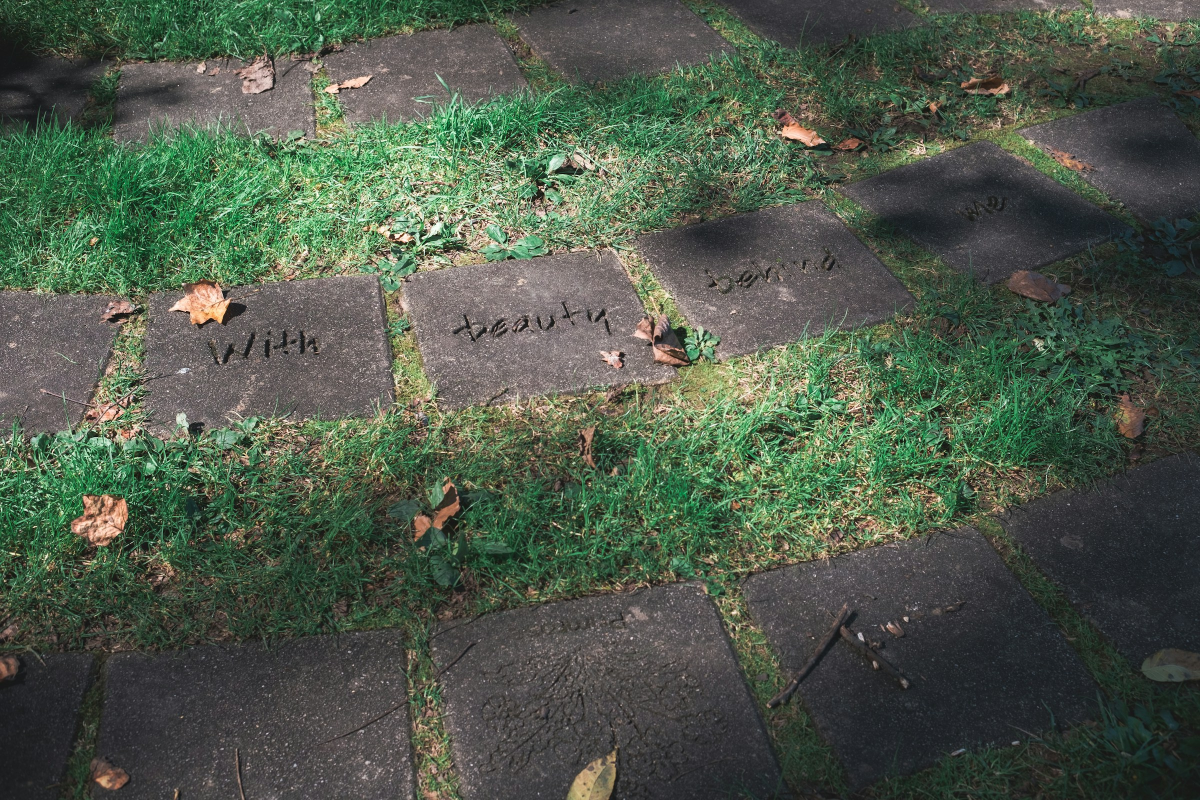
#> input picture assets/img/services.jpg, 2400 x 1600 px (shown at 1/2 size)
$ python ground.py
#> lines starting #> are read from the running program, lines starting #| are printed output that depends on the picture; after the words box and inside, x2 and y2 are one past the last pixel; in counts of white or black regions, pixels touching at a corner belong together
"""Seamless diamond checker tile (stone slabs + lawn) for the services ground plane.

Stone and grass textures are sampled from the Unsplash stone-path photo (assets/img/services.jpg)."""
import os
import numpy as np
import cv2
from PIL import Image

ROOT = os.path.dirname(os.path.dirname(os.path.abspath(__file__)))
IMG = os.path.join(ROOT, "assets", "img")
S = 600

photo = np.asarray(Image.open(os.path.join(IMG, "services.jpg")).convert("RGB")).astype(np.float32)  # PIL: unicode-safe paths
h, w = photo.shape[:2]
#> h = 1600; w = 2400
hsv = cv2.cvtColor(photo.astype(np.uint8), cv2.COLOR_RGB2HSV)
#> hsv: shape (1600, 2400, 3); mean H, S, V 61.1, 61.5, 92.7
green = (hsv[..., 0] > 28) & (hsv[..., 0] < 75) & (hsv[..., 1] > 70)
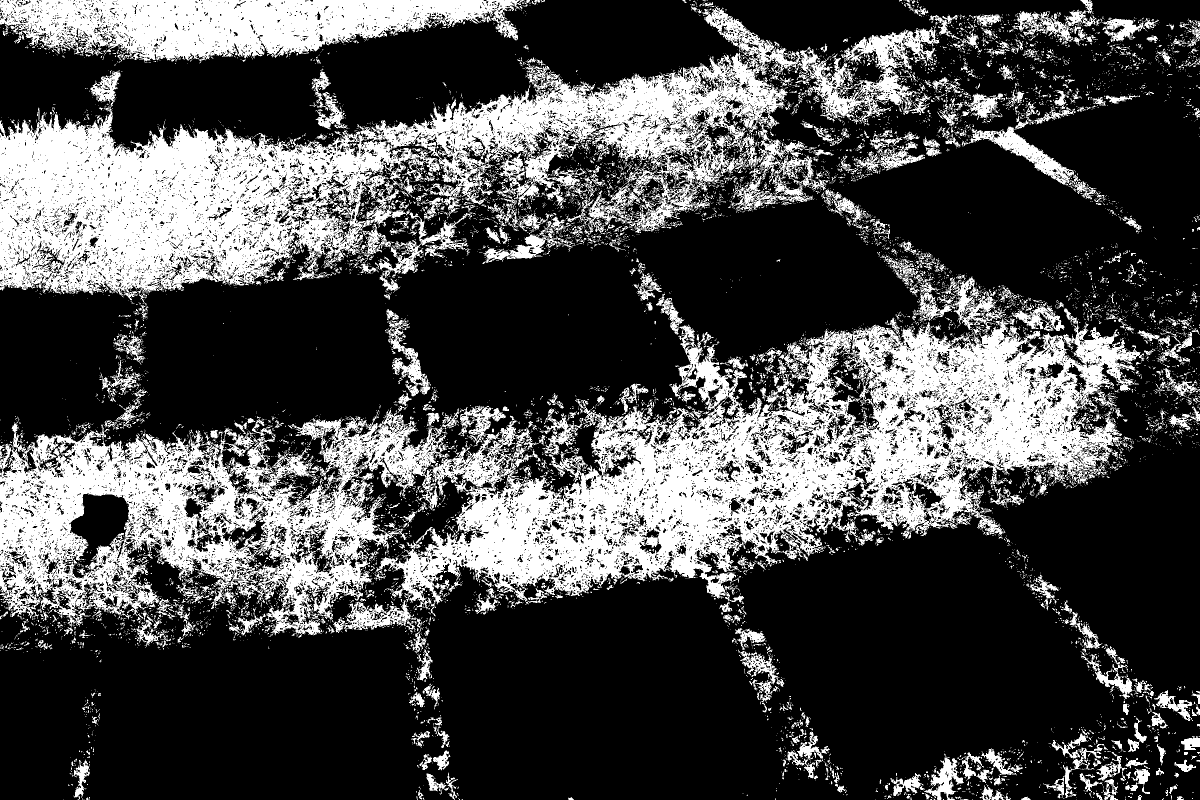
#> green: shape (1600, 2400) bool (shown at 1/2 size); 29.2% white; 10541 white regions (9577 under 20 px), largest, box (x1, y1, x2, y2) and area: (0, 587, 2289, 1275) 517252, (0, 14, 1879, 601) 330558, (0, 0, 1051, 127) 82156

def tile_from(mask, want, seed):
    """Pick the S×S window richest in `mask` and return it as texture."""
#> called with want = False, seed = 1
    rng = np.random.default_rng(seed)
    best, best_score = None, -1
    for _ in range(400):
        x, y = rng.integers(0, w - S), rng.integers(0, h - S)
        score = mask[y:y + S, x:x + S].mean() if want else 1 - mask[y:y + S, x:x + S].mean()
        if score > best_score:
            best, best_score = (x, y), score
#> this loop made 400 passes
#> (score, best, best_score) on passes 1, 2, 4, 70, 234: (0.641, (851, 511), 0.641), (0.801, (1359, 950), 0.801), (0.845, (1481, 948), 0.845), (0.904, (1758, 963), 0.904), (0.906, (1798, 957), 0.906)
#> score on passes 3, 5, 6, 7, 8, 9: 0.553, 0.707, 0.548, 0.624, 0.726, 0.545
#> after the loop, best_score = 0.906
    x, y = best
    return photo[y:y + S, x:x + S].copy(), best_score

stone, _ = tile_from(green, False, 1)
#> stone: shape (600, 600, 3) float32; mean H, S, V 44.5, 49.8, 48.3
grass, _ = tile_from(green, True, 2)
#> the loop in tile_from (call 2), `for _ in range(400):` made 400 passes
#> (score, best, best_score) on passes 1, 2, 13, 14, 38, 47, 65, 85: (0.323, (1507, 261), 0.323), (0.401, (196, 298), 0.401), (0.431, (1348, 432), 0.431), (0.469, (1221, 669), 0.469), (0.482, (1412, 593), 0.482), (0.485, (1384, 522), 0.485), (0.537, (172, 19), 0.537), (0.556, (152, 12), 0.556)
#> score on passes 3 to 8: 0.382, 0.304, 0.364, 0.395, 0.232, 0.19
#> grass: shape (600, 600, 3) float32; mean H, S, V 91.5, 120.1, 89.9

# normalise: stone -> cool grey with its own grain, grass -> even green with its own blades
def regrade(tex, target, keep=0.85):
#> called with target = (112, 110, 104), keep = 0.9
    g = cv2.GaussianBlur(tex, (0, 0), 25)
#> g: shape (600, 600, 3) float32; mean H, S, V 44.5, 49.8, 48.3
    detail = tex - g
#> detail: shape (600, 600, 3) float32; mean H, S, V 0, 0, 0
    return np.clip(np.array(target, np.float32) + detail * keep, 0, 255)
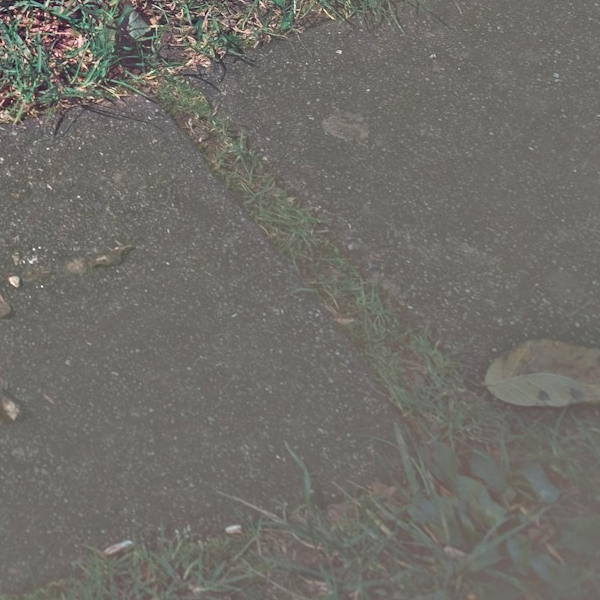
#> returned value: shape (600, 600, 3) float32; mean of channels 0, 1, 2 112, 110, 104; drawn as R, G, B

stone = regrade(stone, (112, 110, 104), 0.9)
grass = regrade(grass, (60, 82, 42), 1.1)
#> call 2 of regrade, with target = (60, 82, 42), keep = 1.1
#> in regrade (call 2), `g = cv2.GaussianBlur(tex, (0, 0), 25)`: g: shape (600, 600, 3) float32; mean H, S, V 91.5, 120.1, 89.9
#> in regrade (call 2), `detail = tex - g`: detail: shape (600, 600, 3) float32; mean H, S, V 0, 0, 0
#> in regrade (call 2), `return np.clip(np.array(target, np.float32) + detail * keep, 0, 255)`:
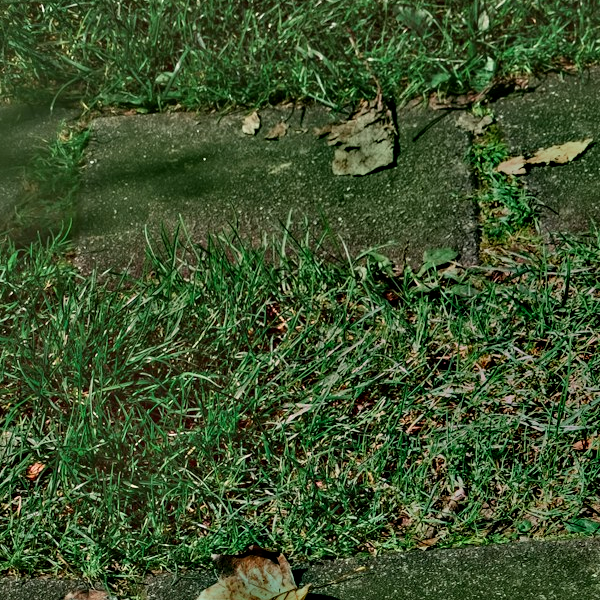
#> returned value: shape (600, 600, 3) float32; mean of channels 0, 1, 2 61.6, 82.7, 45.4; drawn as R, G, B

yy, xx = np.mgrid[:S, :S].astype(np.float32)
c = S / 2
d = np.abs(xx - c) + np.abs(yy - c)            # diamond distance
edge = c - 16                                    # lawn joint
mask = np.clip((edge - d) / 3.0, 0, 1)[..., None]
bevel = np.clip((edge - d) / 22.0, 0, 1)[..., None]
stone_lit = stone * (0.72 + 0.28 * bevel)
#> stone_lit: shape (600, 600, 3) float32; mean H, S, V 93.6, 91.9, 86.9
out = grass * (1 - mask) + stone_lit * mask
#> out: shape (600, 600, 3) float32; mean H, S, V 83, 93.8, 70.3
# soft contact shadow on the lawn next to each slab
shadow = np.clip(1 - np.abs(d - edge - 6) / 14.0, 0, 1)[..., None] * (1 - mask)
out *= 1 - 0.35 * shadow
#> out: shape (600, 600, 3) float32; mean H, S, V 82.1, 92.6, 69.7

Image.fromarray(out.astype(np.uint8)).save(os.path.join(IMG, "ground.jpg"), quality=84)
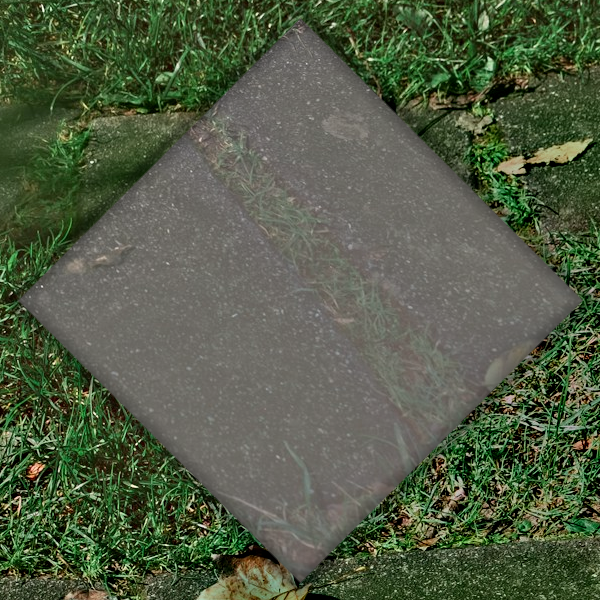
#> saved as ground.jpg: PIL image 600x600 RGB; mean R, G, B 81.6, 92.1, 69.2
print("ground.jpg", out.shape)
#| ground.jpg (600, 600, 3)

$ run again, with assets/img/blog-1.jpg copied over assets/img/services.jpg
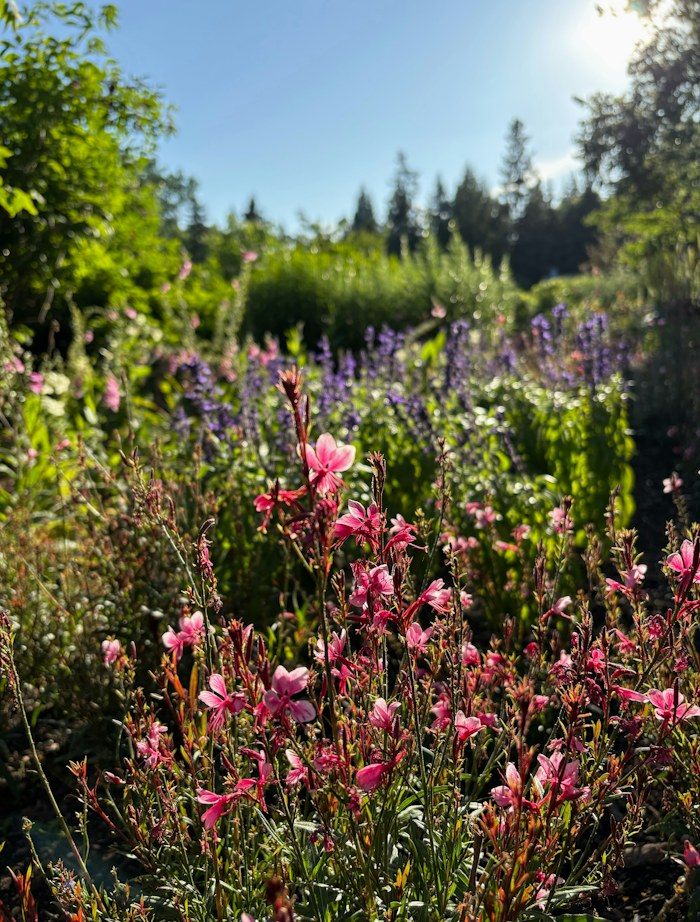
#> input picture assets/img/blog-1.jpg, 700 x 922 px
#> hsv: shape (922, 700, 3); mean H, S, V 54.5, 131.4, 113.1
#> `green = (hsv[..., 0] > 28) & (hsv[..., 0] < 75) & (hsv[..., 1] > 70)`:
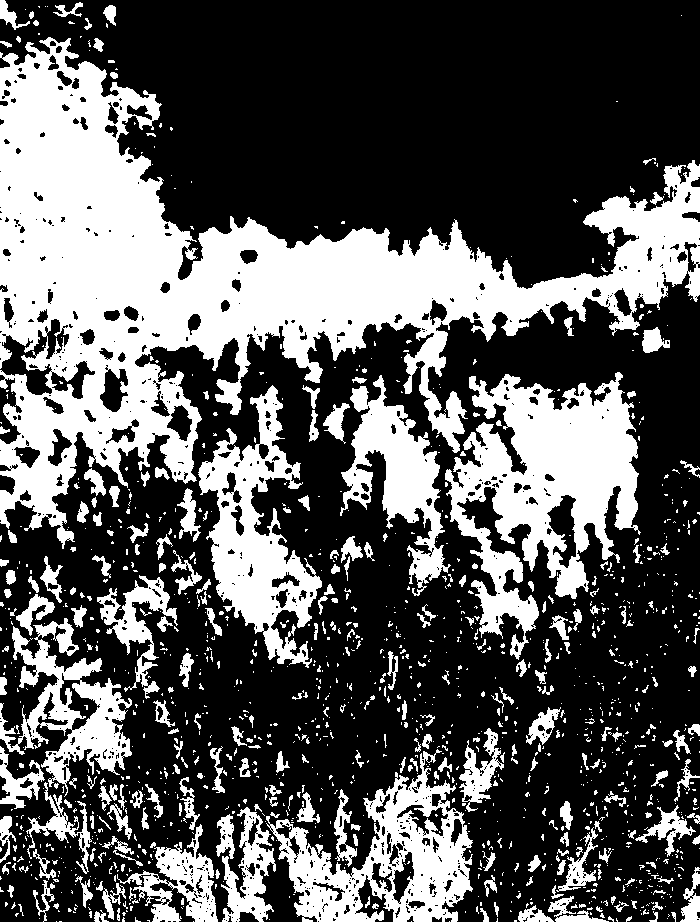
#> green: shape (922, 700) bool; 34.6% white; 1366 white regions (1089 under 20 px), largest, box (x1, y1, x2, y2) and area: (0, 37, 700, 549) 108210, (445, 372, 641, 660) 26527, (266, 749, 473, 922) 14026
#> the loop in tile_from, `for _ in range(400):` made 400 passes
#> (score, best, best_score) on passes 1, 2, 4, 70, 162: (0.587, (47, 164), 0.587), (0.651, (75, 306), 0.651), (0.654, (82, 305), 0.654), (0.664, (97, 310), 0.664), (0.666, (97, 313), 0.666)
#> after the loop in tile_from, `for _ in range(400):`: best_score = 0.666
#> stone: shape (600, 600, 3) float32; mean H, S, V 86.9, 70.8, 46.7
#> the loop in tile_from (call 2), `for _ in range(400):` made 400 passes
#> (score, best, best_score) on passes 1, 2, 20, 48, 86, 104: (0.378, (83, 84), 0.378), (0.429, (10, 96), 0.429), (0.43, (3, 60), 0.43), (0.431, (5, 69), 0.431), (0.431, (3, 95), 0.431), (0.433, (0, 91), 0.433)
#> grass: shape (600, 600, 3) float32; mean H, S, V 104.3, 104.4, 73.8
#> g: shape (600, 600, 3) float32; mean H, S, V 87, 70.8, 46.8
#> detail: shape (600, 600, 3) float32; mean H, S, V 0, 0, 0
#> g: shape (600, 600, 3) float32; mean H, S, V 104.3, 104.4, 73.8
#> detail: shape (600, 600, 3) float32; mean H, S, V 0, 0, 0
#> stone_lit: shape (600, 600, 3) float32; mean H, S, V 93.7, 92, 87
#> `Image.fromarray(out.astype(np.uint8)).save(os.path.join(IMG, "ground.j..`:
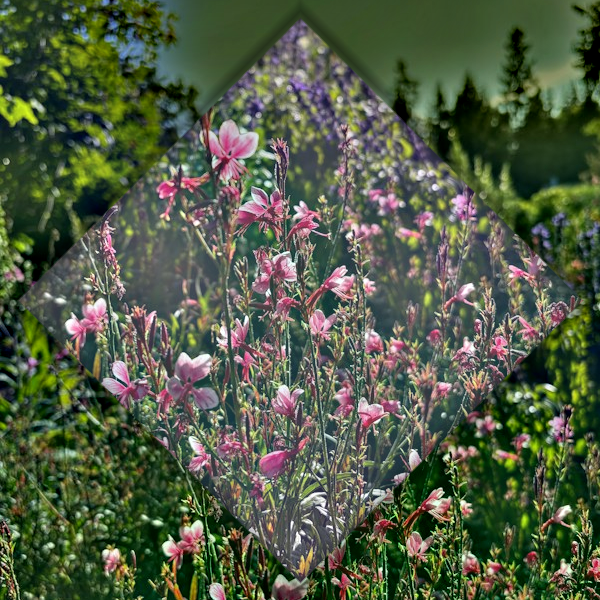
#> saved as ground.jpg: PIL image 600x600 RGB; mean R, G, B 81.6, 91.7, 68.4
#| ground.jpg (600, 600, 3)

$ run again, with assets/img/blog-2.jpg copied over assets/img/services.jpg
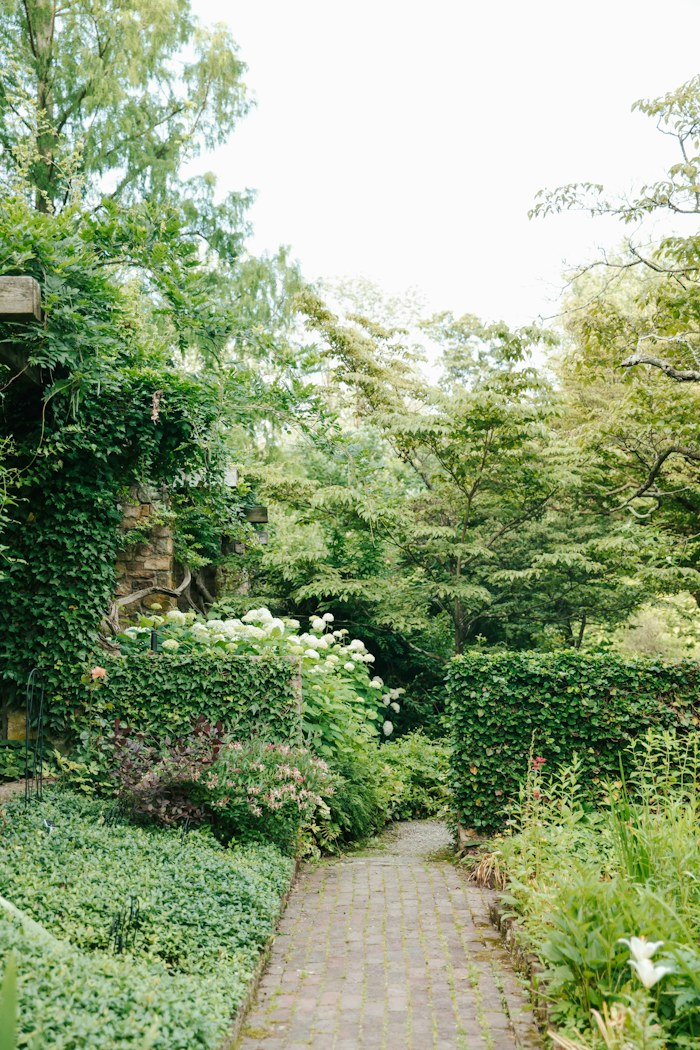
#> input picture assets/img/blog-2.jpg, 700 x 1050 px
#> hsv: shape (1050, 700, 3); mean H, S, V 39.3, 87.7, 161.7
#> `green = (hsv[..., 0] > 28) & (hsv[..., 0] < 75) & (hsv[..., 1] > 70)`:
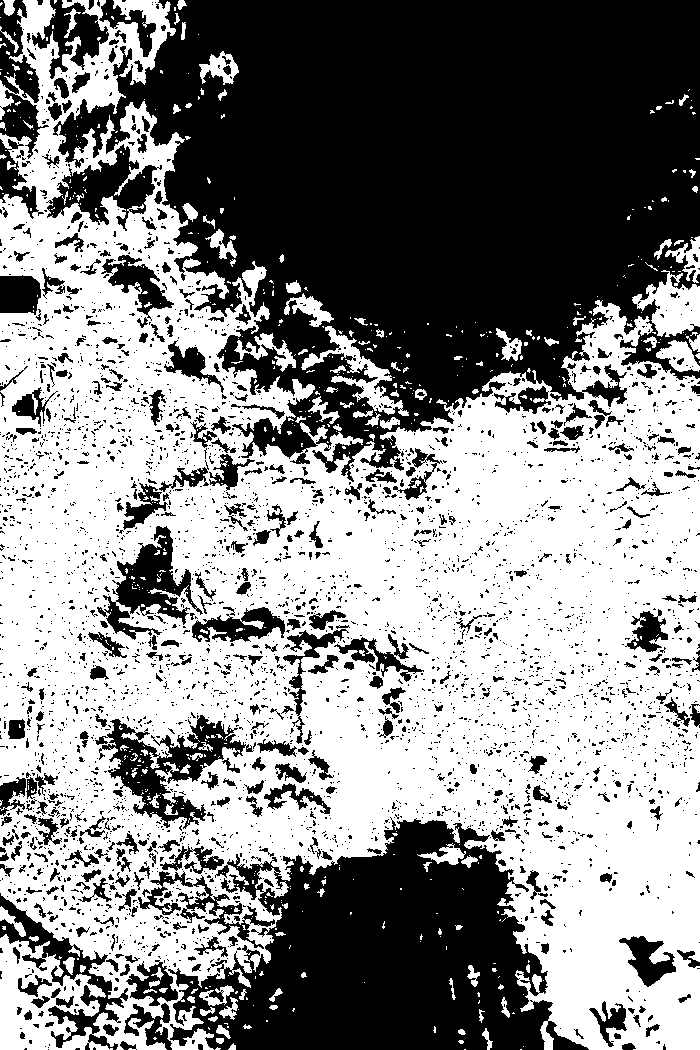
#> green: shape (1050, 700) bool; 53.8% white; 3833 black regions (3355 under 20 px), largest, box (x1, y1, x2, y2) and area: (53, 0, 700, 482) 194699, (168, 817, 589, 1050) 56952, (95, 715, 254, 829) 6002
#> the loop in tile_from, `for _ in range(400):` made 400 passes
#> (score, best, best_score) on passes 1, 3, 10, 37, 62: (0.312, (47, 230), 0.312), (0.494, (3, 64), 0.494), (0.551, (8, 12), 0.551), (0.561, (42, 17), 0.561), (0.6, (91, 3), 0.6)
#> after the loop in tile_from, `for _ in range(400):`: best_score = 0.6
#> stone: shape (600, 600, 3) float32; mean H, S, V 178.5, 190.9, 160.3
#> the loop in tile_from (call 2), `for _ in range(400):` made 400 passes
#> (score, best, best_score) on passes 1, 2, 3, 24, 110, 127, 208, 321: (0.542, (83, 117), 0.542), (0.591, (10, 134), 0.591), (0.737, (41, 366), 0.737), (0.738, (87, 349), 0.738), (0.738, (96, 346), 0.738), (0.738, (88, 370), 0.738), (0.738, (93, 359), 0.738), (0.738, (96, 367), 0.738)
#> grass: shape (600, 600, 3) float32; mean H, S, V 112.3, 133, 83.2
#> g: shape (600, 600, 3) float32; mean H, S, V 178.4, 190.8, 160.1
#> detail: shape (600, 600, 3) float32; mean H, S, V 0, 0, 0
#> g: shape (600, 600, 3) float32; mean H, S, V 112.3, 133, 83.2
#> detail: shape (600, 600, 3) float32; mean H, S, V 0, 0, 0
#> stone_lit: shape (600, 600, 3) float32; mean H, S, V 93.7, 92, 87.1
#> `Image.fromarray(out.astype(np.uint8)).save(os.path.join(IMG, "ground.j..`:
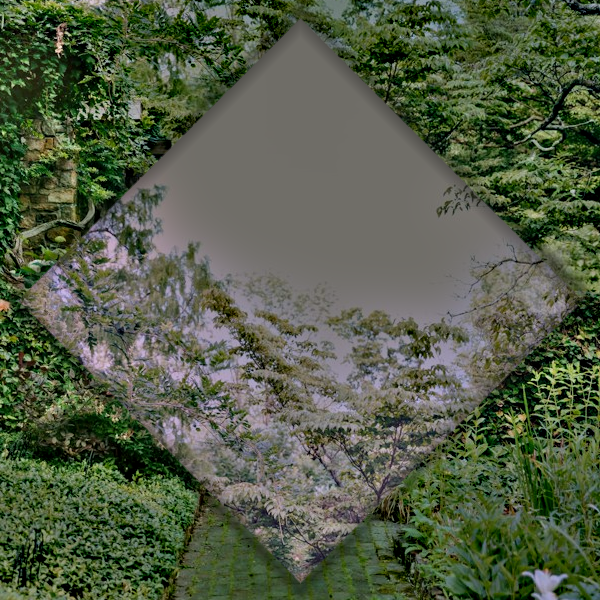
#> saved as ground.jpg: PIL image 600x600 RGB; mean R, G, B 82.8, 92.8, 70.3
#| ground.jpg (600, 600, 3)
